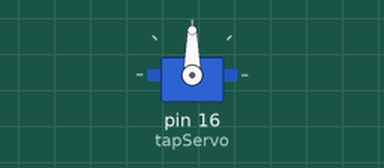
Recording of a sketch running on a simulated Arduino Uno, built with avr-gcc and run on an emulated ATmega328P. Shown: servo.

Above: at 0.05 s.
Timing chart, 0 to 3.5 s (numbered marks = the images above):
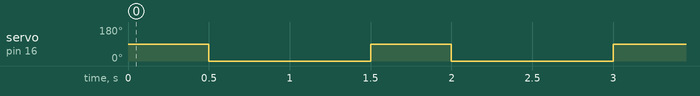

Measured:
- by itself, servo on pin 16 (tapServo): alternates 90° for 0.50 s and 0° for 1.0 s

The sketch:

Test_Servo.ino
```cpp
#include <Servo.h>
Servo tapServo;

void setup() {
  tapServo.attach(16);
  tapServo.write(0);
}

void loop() {
  tapServo.write(90);
  delay(500);
  tapServo.write(0);
  delay(1000);
}
```
